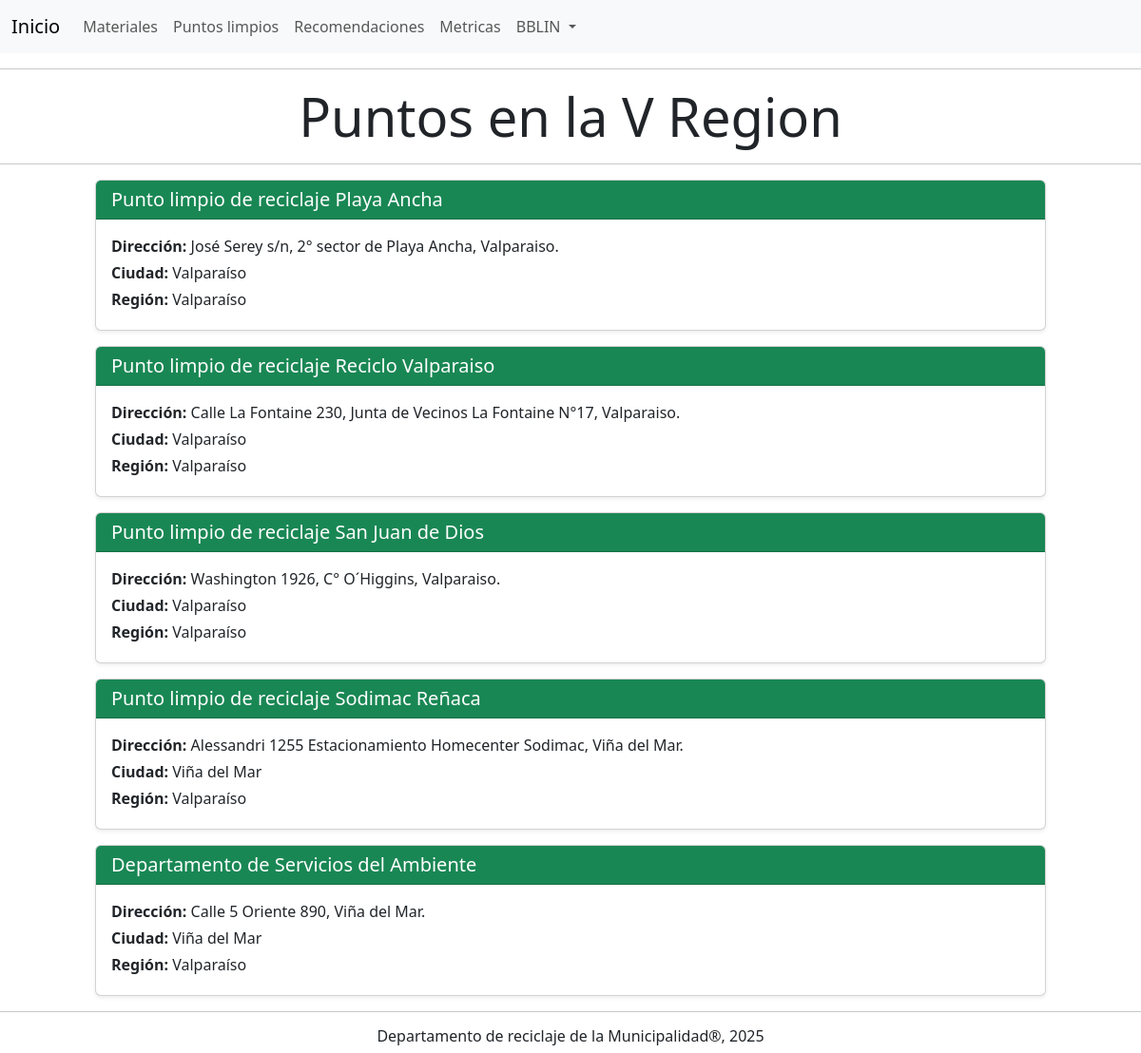
Page /puntos (signed in) on the committed database.
### core/models.py (models this page shows, shortened)
class puntitos(models.Model):
    nombre = models.CharField(max_length=100, default="Sin nombre")
    direccion = models.CharField(max_length=100)
    ciudad = models.CharField(max_length=100)
    region = models.CharField(max_length=100)

### core/views.py (the view)
# urls.py: path('puntos',views.puntos, name="puntos"),
def puntos(request):
    puntos = puntitos.objects.all()
    data={
        "puntos": puntos
    }
    return render(request,'core/puntos.html',data)

### core/templates/core/puntos.html
{%extends 'core/base.html'%}
{% block contenido %}
<hr>
<h1 class="display-4 subtitulo">Puntos en la V Region</h1>
<hr>
    {% for lugar in puntos %}
  <div class="card shadow-sm mb-3 mx-auto" style="max-width: 1000px;">
    <div class="card-header bg-primary text-white bg-success">
      <h5 class="mb-0"> {{ lugar.nombre }}</h5>
    </div>
    <div class="card-body">
      <p class="mb-1"><strong>Dirección:</strong> {{ lugar.direccion }}</p>
      <p class="mb-1"><strong>Ciudad:</strong> {{ lugar.ciudad }}</p>
      <p class="mb-1"><strong>Región:</strong> {{ lugar.region }}</p>
    </div>
  </div>
{% endfor %}
{% endblock%}

### core/templates/core/nav.html (shortened to what this page needs)
<nav class="navbar navbar-expand-lg bg-body-tertiary">
  <div class="container-fluid">
    <a class="navbar-brand" href="{% url 'inicio' %}">Inicio</a>
    <div class="collapse navbar-collapse" id="navbarNavDropdown">
      <ul class="navbar-nav">
        <li class="nav-item">
          <a class="nav-link" aria-current="page" href="{% url 'materiales' %}">Materiales</a>
        </li>
        <li class="nav-item">
          <a class="nav-link" href="{% url 'puntos' %}">Puntos limpios</a>
        </li>
        <li class="nav-item">
          <a class="nav-link" aria-current="page" href="{% url 'recomendaciones' %}"> Recomendaciones</a>
        </li>
        <li class="nav-item">
          <a class="nav-link" href="{% url 'metricas' %}">Metricas</a>
        </li>
        <li class="nav-item dropdown">
          <a class="nav-link dropdown-toggle" href="#" role="button" data-bs-toggle="dropdown" aria-expanded="true">
            {{user.username | upper}}
          </a>
        </li>
      </ul>
    </div>
  </div>
</nav>

### core/static/css/styles.css (style rules this page uses)
body { background-image: url(../images/verde.jpg); background-repeat: no-repeat; background-attachment: fixed; background-size: cover; }
.subtitulo { text-align: center; }
nav { background-color:#345734; }

### rows in the picture
puntitos: nombre "Punto limpio de reciclaje Playa Ancha", direccion "José Serey s/n, 2° sector de Playa Ancha, Valparaiso.", ciudad "Valparaíso", region "Valparaíso"
puntitos: nombre "Punto limpio de reciclaje Reciclo Valparaiso", direccion "Calle La Fontaine 230, Junta de Vecinos La Fontaine N°17, Valparaiso.", ciudad "Valparaíso", region "Valparaíso"
puntitos: nombre "Punto limpio de reciclaje San Juan de Dios", direccion "Washington 1926, C° O´Higgins, Valparaiso.", ciudad "Valparaíso", region "Valparaíso"
puntitos: nombre "Punto limpio de reciclaje Sodimac Reñaca", direccion "Alessandri 1255 Estacionamiento Homecenter Sodimac, Viña del Mar.", ciudad "Viña del Mar", region "Valparaíso"
puntitos: nombre "Departamento de Servicios del Ambiente", direccion "Calle 5 Oriente 890, Viña del Mar.", ciudad "Viña del Mar", region "Valparaíso"

### other values in the picture
{{ user.username | upper }} "BBLIN"
